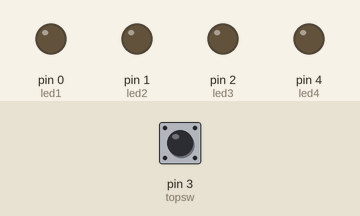
The sketch below on a simulated Arduino Uno, built with avr-gcc and run on an emulated ATmega328P. On the bench: output pins drawn as LEDs (lit = HIGH). Inputs (shaded band) come from the test bench; at power-on: pin 3 (topsw) HIGH.

Above: at 1.2 s.
1.3 s: pin 3 (topsw) pulled LOW for 0.15 s
At 1.7 s:
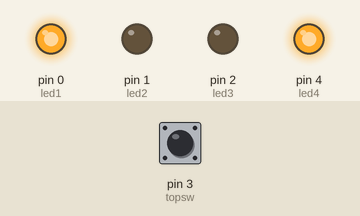
At 2.3 s:
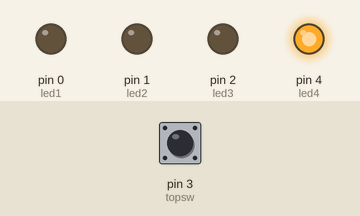
10.4 s: pin 3 (topsw) pulled LOW for 3.2 s
At 13.1 s:
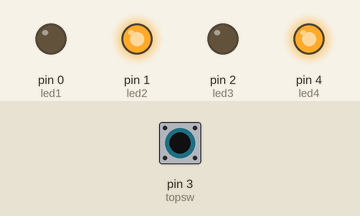
Timing chart, 0 to 22.6 s (numbered marks = the images above; inputs shaded):
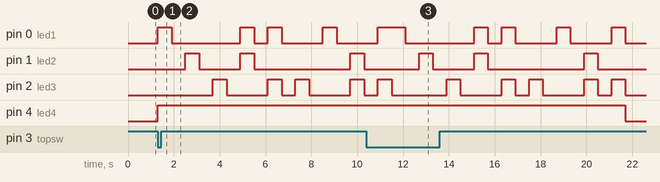

Measured:
- after the input at 1.3 s, pin 0 (led1): LOW → HIGH at once, → LOW 0.60 s later, → HIGH 3.0 s later, → LOW 0.60 s later, … (8 changes in this stretch); pin 1 (led2): goes HIGH 0.60 s, LOW 1.8 s, HIGH 0.60 s, LOW 4.2 s, HIGH 0.60 s, then LOW, starting after 1.2 s
- after the input at 10.4 s, pin 1 (led2): goes HIGH 0.60 s, LOW 1.8 s, HIGH 0.60 s, LOW 4.2 s, HIGH 0.60 s, then LOW, starting after 2.3 s; pin 4 (led4): HIGH → LOW after 11.3 s instead of 1.1 s

The sketch:

Thermal_detonator.ino
```cpp
int led1 = 0; //Specify to which pin you are connecting the Left Orange LED
int led2 = 1; //Specify to which pin you are connecting the Middle Orange LED
int led3 = 2; //Specify to which pin you are connecting the Right Orange LED
int led4 = 4; //Specify to which pin you are connecting the Red LED
int topsw = 3; //Specify to which pin you are connecting the trigger switch
bool animationRunning = false;

void setup() {
  pinMode(led1, OUTPUT);
  pinMode(led2, OUTPUT);
  pinMode(led3, OUTPUT);
  pinMode(led4, OUTPUT);
  pinMode(topsw, INPUT_PULLUP);
}

void loop()
{
  if(animationRunning == false && digitalRead(topsw) == LOW)
  {
    animationRunning = true;
    runAnimation();
  }
}

void runAnimation() {

  //Light Status 1
  digitalWrite(led4, HIGH);
  digitalWrite(led1, HIGH);
  delay(600);
  digitalWrite(led1, LOW);
  delay(600);

  //Light Status 2
  digitalWrite(led2, HIGH);
  delay(600);
  digitalWrite(led2, LOW);
  delay(600);

  //Light Status 3
  digitalWrite(led3, HIGH);
  delay(600);
  digitalWrite(led3, LOW);
  delay(600);

  //Light Status 4
  digitalWrite(led1, HIGH);
  digitalWrite(led2, HIGH);
  delay(600);
  digitalWrite(led1, LOW);
  digitalWrite(led2, LOW);
  delay(600);

  //Light Status 5
  digitalWrite(led1, HIGH);
  digitalWrite(led3, HIGH);
  delay(600);
  digitalWrite(led1, LOW);
  digitalWrite(led3, LOW);
  delay(600);

  //Light Status 6
  digitalWrite(led3, HIGH);
  delay(600);
  digitalWrite(led3, LOW);
  delay(600);

  //Light Status 7
  digitalWrite(led1, HIGH);
  delay(600);
  digitalWrite(led1, LOW);
  delay(600);

  //Light Status 8
  digitalWrite(led2, HIGH);
  digitalWrite(led3, HIGH);
  delay(600);
  digitalWrite(led2, LOW);
  digitalWrite(led3, LOW);
  delay(600);

  //Light Status 9
  digitalWrite(led1, HIGH);
  digitalWrite(led3, HIGH);
  delay(600);
  digitalWrite(led1, LOW);
  digitalWrite(led3, LOW);
  digitalWrite(led4, LOW);

  animationRunning = false;
}
```
